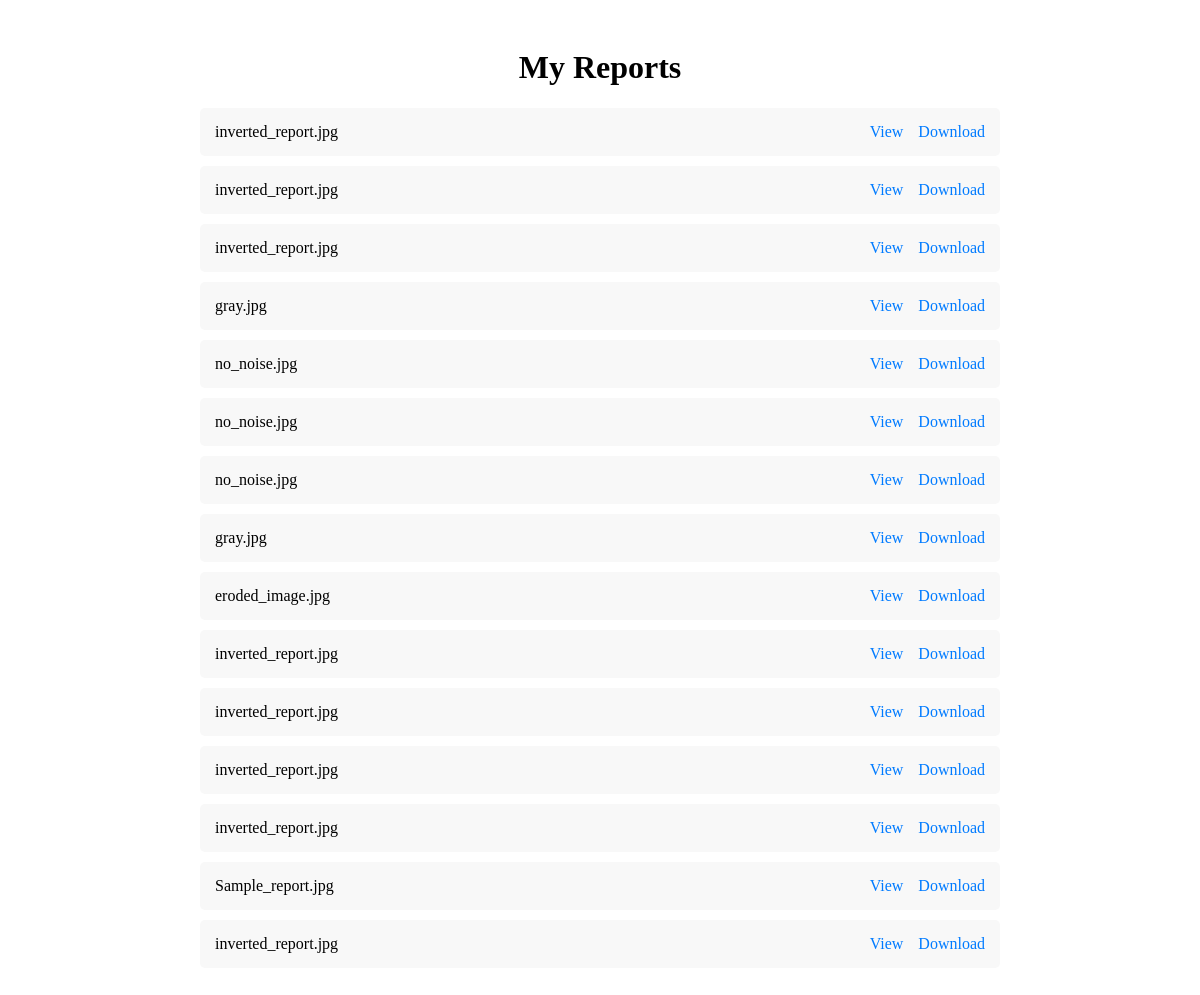
Screenshot of /reports (signed in) with the database file from the repository.
### tables this page shows
CREATE TABLE uploading (
    id INTEGER PRIMARY KEY AUTOINCREMENT,             
    email TEXT NOT NULL,
    filename TEXT NOT NULL,
    filepath TEXT NOT NULL,
    upload_date DATETIME DEFAULT CURRENT_TIMESTAMP,
    FOREIGN KEY (email) REFERENCES user(email)
    );

### app.py (the view)
@app.route('/reports')
def my_reports():
    conn = get_db_connection()
    email = session['user_email']
    files = conn.execute("SELECT * FROM uploading WHERE email = ?", (email,)).fetchall()
    conn.close()
    return render_template('my_report.html', files=files)

### app.py (called while the page is built)
def get_db_connection():
    conn = sqlite3.connect('users.db', timeout=5)
    conn.row_factory = sqlite3.Row
    return conn

### templates/my_report.html (shortened to what this page needs)
<!DOCTYPE html>
<html lang="en">
<head>
</head>
<body>
    <div class="container">
        <h1>My Reports</h1>
        <ul>
            {% if files %}
            {% for file in files %}
            <li>
                <span>{{ file['filename'] }}</span>
                <div class="file-actions">
                    <a href="{{ url_for('static', filename='uploads/' + file['filename']) }}" target="_blank">View</a>
                    <a href="{{ url_for('static', filename='uploads/' + file['filename']) }}"
                        download="{{ file['filename'] }}">Download</a>
                </div>
            </li>
            {% endfor %}
            {% else %}
            <li>No reports uploaded yet.</li>
            {% endif %}
        </ul>
    </div>
</body>
</html>

### templates/my_report.html (style rules this page uses)
.container { max-width: 800px; margin: 0 auto; padding: 20px; }
h1 { text-align: center; }
ul { list-style-type: none; padding: 0; }
li { background-color: #f8f8f8; margin: 10px 0; padding: 15px; border-radius: 5px; display: flex; justify-content: space-between; align-items: center; }
a { text-decoration: none; color: #007bff; }
.file-actions { display: flex; gap: 15px; }

### rows the page displays
uploading: filename "inverted_report.jpg"
uploading: filename "inverted_report.jpg"
uploading: filename "inverted_report.jpg"
uploading: filename "gray.jpg"
uploading: filename "no_noise.jpg"
uploading: filename "no_noise.jpg"
uploading: filename "no_noise.jpg"
uploading: filename "gray.jpg"
uploading: filename "eroded_image.jpg"
uploading: filename "inverted_report.jpg"
uploading: filename "inverted_report.jpg"
uploading: filename "inverted_report.jpg"
uploading: filename "inverted_report.jpg"
uploading: filename "Sample_report.jpg"
uploading: filename "inverted_report.jpg"
